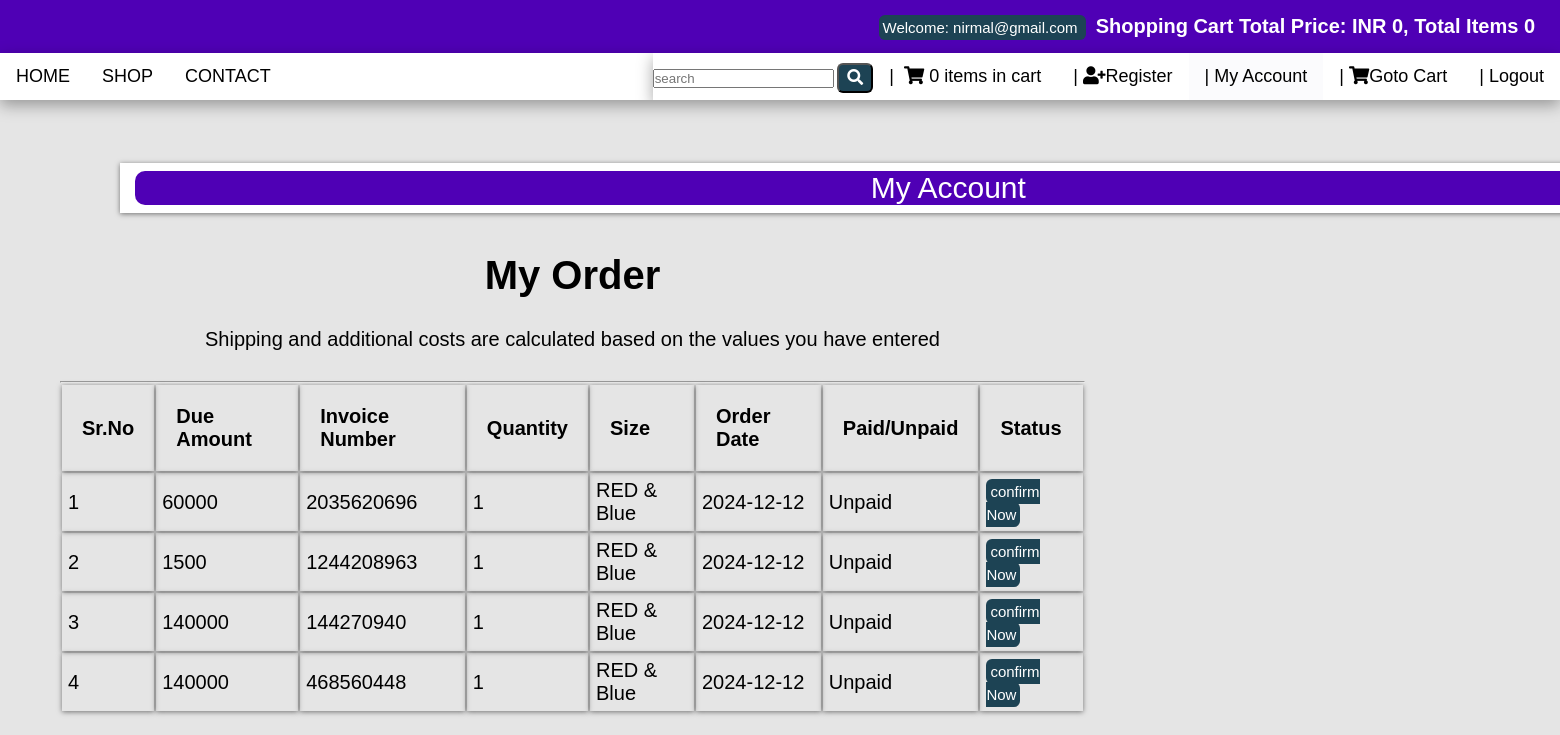
The page /customer/my_account.php?my_order (signed in) on the database its author committed.
### tables this page shows
CREATE TABLE `customer_order` (
  `order_id` int(10) NOT NULL,
  `customer_id` int(10) NOT NULL,
  `product_id` int(100) NOT NULL,
  `due_amount` int(100) NOT NULL,
  `invoice_no` int(100) NOT NULL,
  `qty` int(10) NOT NULL,
  `size` text NOT NULL,
  `order_date` timestamp NOT NULL DEFAULT current_timestamp() ON UPDATE current_timestamp(),
  `order_status` text NOT NULL
);

### customer/my_order.php (the view)
<div class="trx">
	<center>
	<h1>My Order</h1>
	<p>Shipping and additional costs are calculated based on the values you have entered</p>
    </center>
    <hr>
     <div class="tae-responve">
     	<table class="tab">
     		<thead>
     			<tr>
     				<th>Sr.No</th>
     				<th>Due Amount</th>
     				<th>Invoice Number</th>
     				<th>Quantity</th>
     				<th>Size</th>
     				<th>Order Date</th>
     				<th>Paid/Unpaid</th>
     				<th>Status</th>
     			</tr>
     		</thead>
     		<tbody>
                    <?php
                    $customer_session= $_SESSION['customer_email'];
                    $get_customer="select * from customers where customer_email='$customer_session'";
                    $run_cust=mysqli_query($con, $get_customer);
                    $row_cust=mysqli_fetch_array($run_cust);
                    $customer_id=$row_cust['customer_id'];
                    $get_order="select * from customer_order where customer_id='$customer_id'";
                    $run_order=mysqli_query($con, $get_order);
                    $i=0;
                    while ($row_order=mysqli_fetch_array($run_order)) {
                         $order_id=$row_order['order_id'];
                         $order_due_amount=$row_order['due_amount'];
                         $order_invoice=$row_order['invoice_no'];
                         $order_qty=$row_order['qty'];
                         $order_size=$row_order['size'];
                         $order_date=substr($row_order['order_date'], 0,11);
                         $order_status=$row_order['order_status'];
                         $i++;
                         if ($order_status=='pending') {
                              $order_status='Unpaid';
                         }else{
                            $order_status='Paid';
                         }
                      ?>
     			<tr>
     				<td><?php echo $i ?></td>
     				<td><?php echo $order_due_amount ?></td>
     				<td><?php echo $order_invoice ?></td>
     				<td><?php echo $order_qty ?></td>
     				<td><?php echo $order_size ?></td>
     				<td><?php echo $order_date ?></td>
     				<td><?php echo $order_status ?></td>
     				<td><a href="confirm.php?order_id=<?php echo $order_id ?>" target="_blank" class="btn btn-primary btn-sm">confirm Now</a></td>
     			</tr>
     			<?php } ?>
     		</tbody>
     	</table>
     </div>
</div>

### style.css (style rules this page uses)
:root { --blue:#2980b9; --primaryColor: #f1f1f1; --black: #222; --black2: #555; --black3: #252525; --black4: #000; --black5: #212529; --orange: #1a2bdd; --white: #fff; --grey: #959595; --grey2: #666; --grey3: #ccc; --secondaryColor: #2b1f4d; --yellow: #ffcc00; --green: #59b210; }
* { font-family: "Archivo", sans-serif; margin:0; padding:0; box-sizing: border-box; text-transform: ; text-decoration: none; transition: all .2s cubic-bezier(.37,1.14,.26,1.24); }
html { font-size: 62.5%; overflow-x: hidden; background-color: rgba(0,0,0,.1); }
.btn { background-color: #1d4354; color: #fff; padding: .4rem .8rem; font-size:1.6rem; cursor: pointer; border-radius: .6rem; margin-top: 1rem; }
.trx p { padding: 3rem; }
.col-m-9 .trx .tae-responve .tab th { box-shadow: 0 1px 5px rgba(0, 0, 0, 0.5); padding: 2rem; }
.col-m-9 .trx .tae-responve .tab td { text-align: left; box-shadow: 0 1px 5px rgba(0, 0, 0, 0.5); padding: .6rem; }
.btn-sm { padding: .4rem; font-size: 1.5rem; }

### rows shown on the page
customer_order: due_amount "60000", invoice_no "2035620696", qty "1", size "RED & Blue", order_date "2024-12-12", order_status "Unpaid"
customer_order: due_amount "1500", invoice_no "1244208963", qty "1", size "RED & Blue", order_date "2024-12-12", order_status "Unpaid"
customer_order: due_amount "140000", invoice_no "144270940", qty "1", size "RED & Blue", order_date "2024-12-12", order_status "Unpaid"
customer_order: due_amount "140000", invoice_no "468560448", qty "1", size "RED & Blue", order_date "2024-12-12", order_status "Unpaid"

### other values the page prints
$_SESSION['customer_email'] "nirmal@gmail.com"
$total "0"
$count "0 0"
